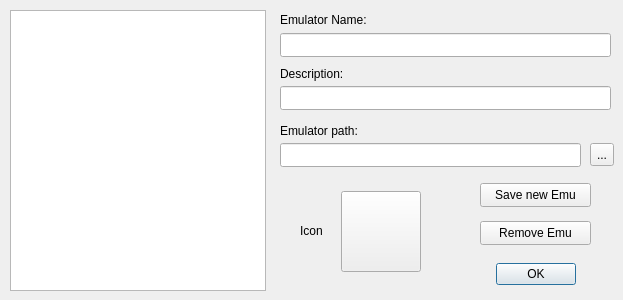
<?xml version="1.0" encoding="UTF-8"?>
<ui version="4.0">
 <class>EmuManager</class>
 <widget class="QDialog" name="EmuManager">
  <property name="geometry">
   <rect>
    <x>0</x>
    <y>0</y>
    <width>623</width>
    <height>300</height>
   </rect>
  </property>
  <property name="windowTitle">
   <string>Emulator Manager</string>
  </property>
  <widget class="QLineEdit" name="emuPathEdit">
   <property name="geometry">
    <rect>
     <x>280</x>
     <y>143</y>
     <width>301</width>
     <height>24</height>
    </rect>
   </property>
  </widget>
  <widget class="QLabel" name="label_3">
   <property name="geometry">
    <rect>
     <x>280</x>
     <y>123</y>
     <width>91</width>
     <height>16</height>
    </rect>
   </property>
   <property name="layoutDirection">
    <enum>Qt::LeftToRight</enum>
   </property>
   <property name="text">
    <string>Emulator path:</string>
   </property>
  </widget>
  <widget class="QLabel" name="label_2">
   <property name="geometry">
    <rect>
     <x>280</x>
     <y>66</y>
     <width>81</width>
     <height>16</height>
    </rect>
   </property>
   <property name="text">
    <string>Description:</string>
   </property>
  </widget>
  <widget class="QLineEdit" name="descEdit">
   <property name="geometry">
    <rect>
     <x>280</x>
     <y>86</y>
     <width>331</width>
     <height>24</height>
    </rect>
   </property>
  </widget>
  <widget class="QToolButton" name="emuPathButton">
   <property name="geometry">
    <rect>
     <x>590</x>
     <y>143</y>
     <width>24</width>
     <height>23</height>
    </rect>
   </property>
   <property name="text">
    <string>...</string>
   </property>
  </widget>
  <widget class="QListView" name="emuListView">
   <property name="geometry">
    <rect>
     <x>10</x>
     <y>10</y>
     <width>256</width>
     <height>281</height>
    </rect>
   </property>
  </widget>
  <widget class="QPushButton" name="iconButton">
   <property name="geometry">
    <rect>
     <x>341</x>
     <y>191</y>
     <width>80</width>
     <height>81</height>
    </rect>
   </property>
   <property name="text">
    <string/>
   </property>
  </widget>
  <widget class="QLabel" name="label_5">
   <property name="geometry">
    <rect>
     <x>300</x>
     <y>223</y>
     <width>31</width>
     <height>16</height>
    </rect>
   </property>
   <property name="text">
    <string>Icon</string>
   </property>
  </widget>
  <widget class="QPushButton" name="updateButton">
   <property name="geometry">
    <rect>
     <x>480</x>
     <y>183</y>
     <width>111</width>
     <height>24</height>
    </rect>
   </property>
   <property name="text">
    <string>Save new Emu</string>
   </property>
  </widget>
  <widget class="QPushButton" name="removeButton">
   <property name="geometry">
    <rect>
     <x>480</x>
     <y>221</y>
     <width>111</width>
     <height>24</height>
    </rect>
   </property>
   <property name="text">
    <string>Remove Emu</string>
   </property>
  </widget>
  <widget class="QLineEdit" name="nameEdit">
   <property name="geometry">
    <rect>
     <x>280</x>
     <y>33</y>
     <width>331</width>
     <height>24</height>
    </rect>
   </property>
  </widget>
  <widget class="QLabel" name="label">
   <property name="geometry">
    <rect>
     <x>280</x>
     <y>10</y>
     <width>101</width>
     <height>20</height>
    </rect>
   </property>
   <property name="text">
    <string>Emulator Name:</string>
   </property>
  </widget>
  <widget class="QDialogButtonBox" name="buttonBox">
   <property name="geometry">
    <rect>
     <x>415</x>
     <y>262</y>
     <width>161</width>
     <height>24</height>
    </rect>
   </property>
   <property name="sizePolicy">
    <sizepolicy hsizetype="Expanding" vsizetype="Fixed">
     <horstretch>0</horstretch>
     <verstretch>0</verstretch>
    </sizepolicy>
   </property>
   <property name="standardButtons">
    <set>QDialogButtonBox::Ok</set>
   </property>
  </widget>
 </widget>
 <resources/>
 <connections/>
</ui>
